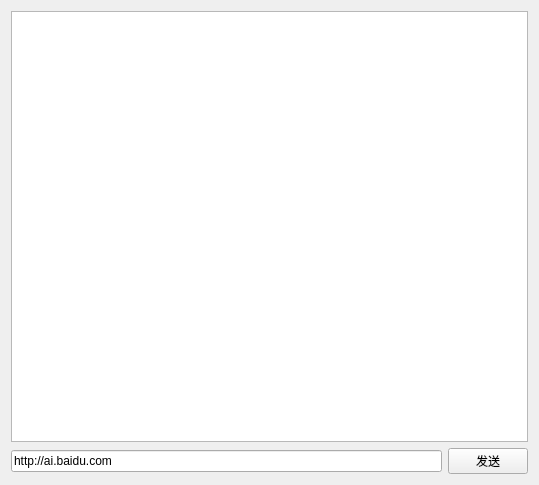
<?xml version="1.0" encoding="UTF-8"?>
<ui version="4.0">
 <class>Widget</class>
 <widget class="QWidget" name="Widget">
  <property name="geometry">
   <rect>
    <x>0</x>
    <y>0</y>
    <width>539</width>
    <height>485</height>
   </rect>
  </property>
  <property name="windowTitle">
   <string>Widget</string>
  </property>
  <layout class="QGridLayout" name="gridLayout">
   <item row="0" column="0">
    <widget class="QTextEdit" name="textEdit"/>
   </item>
   <item row="1" column="0">
    <layout class="QHBoxLayout" name="horizontalLayout">
     <item>
      <widget class="QLineEdit" name="lineEdit">
       <property name="text">
        <string>http://ai.baidu.com</string>
       </property>
      </widget>
     </item>
     <item>
      <widget class="QPushButton" name="pushButton">
       <property name="text">
        <string>发送</string>
       </property>
      </widget>
     </item>
    </layout>
   </item>
  </layout>
 </widget>
 <layoutdefault spacing="6" margin="11"/>
 <resources/>
 <connections/>
</ui>
